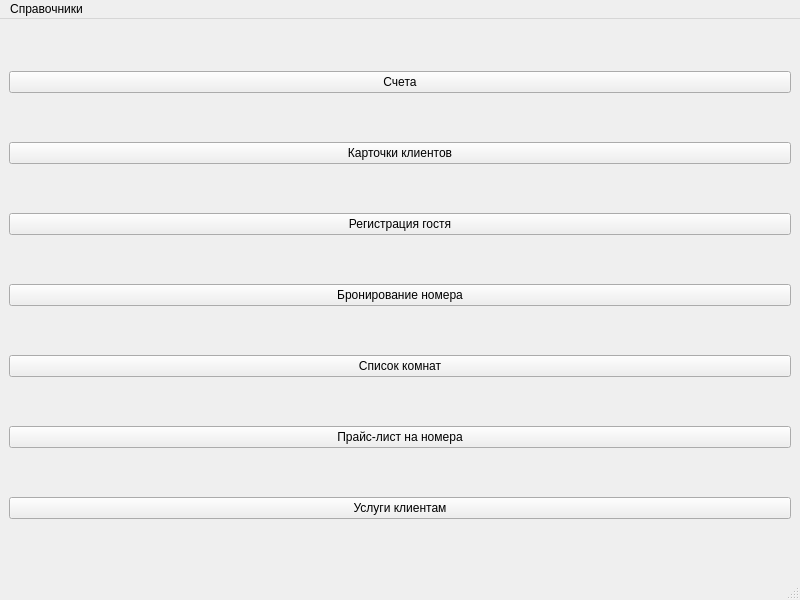
<?xml version="1.0" encoding="UTF-8"?>
<ui version="4.0">
 <class>MainWindow</class>
 <widget class="QMainWindow" name="MainWindow">
  <property name="geometry">
   <rect>
    <x>0</x>
    <y>0</y>
    <width>800</width>
    <height>600</height>
   </rect>
  </property>
  <property name="windowTitle">
   <string>MainWindow</string>
  </property>
  <widget class="QWidget" name="centralwidget">
   <layout class="QVBoxLayout" name="verticalLayout">
    <item>
     <widget class="QPushButton" name="pushButton_5">
      <property name="text">
       <string>Счета</string>
      </property>
     </widget>
    </item>
    <item>
     <widget class="QPushButton" name="pushButton_6">
      <property name="text">
       <string>Карточки клиентов</string>
      </property>
     </widget>
    </item>
    <item>
     <widget class="QPushButton" name="pushButton_7">
      <property name="text">
       <string>Регистрация гостя</string>
      </property>
     </widget>
    </item>
    <item>
     <widget class="QPushButton" name="pushButton_8">
      <property name="text">
       <string>Бронирование номера</string>
      </property>
     </widget>
    </item>
    <item>
     <widget class="QPushButton" name="pushButton">
      <property name="text">
       <string>Список комнат</string>
      </property>
     </widget>
    </item>
    <item>
     <widget class="QPushButton" name="pushButton_4">
      <property name="text">
       <string>Прайс-лист на номера</string>
      </property>
     </widget>
    </item>
    <item>
     <widget class="QPushButton" name="pushButton_2">
      <property name="text">
       <string>Услуги клиентам</string>
      </property>
     </widget>
    </item>
   </layout>
  </widget>
  <widget class="QMenuBar" name="menubar">
   <property name="geometry">
    <rect>
     <x>0</x>
     <y>0</y>
     <width>800</width>
     <height>21</height>
    </rect>
   </property>
   <widget class="QMenu" name="menu">
    <property name="title">
     <string>Справочники</string>
    </property>
    <addaction name="action_3"/>
    <addaction name="separator"/>
    <addaction name="action_5"/>
    <addaction name="separator"/>
    <addaction name="action_7"/>
    <addaction name="separator"/>
    <addaction name="action_properties"/>
    <addaction name="separator"/>
    <addaction name="action_11"/>
    <addaction name="separator"/>
    <addaction name="action_13"/>
   </widget>
   <addaction name="menu"/>
  </widget>
  <widget class="QStatusBar" name="statusbar"/>
  <action name="action_3">
   <property name="text">
    <string>Сотрудники</string>
   </property>
  </action>
  <action name="action_5">
   <property name="text">
    <string>Гости</string>
   </property>
  </action>
  <action name="action_7">
   <property name="text">
    <string>Категории номеров</string>
   </property>
  </action>
  <action name="action_properties">
   <property name="text">
    <string>Свойства номеров</string>
   </property>
   <property name="shortcutContext">
    <enum>Qt::WindowShortcut</enum>
   </property>
  </action>
  <action name="action_11">
   <property name="text">
    <string>Персонал</string>
   </property>
  </action>
  <action name="action_13">
   <property name="text">
    <string>Прайс-лист</string>
   </property>
  </action>
 </widget>
 <resources/>
 <connections/>
</ui>
